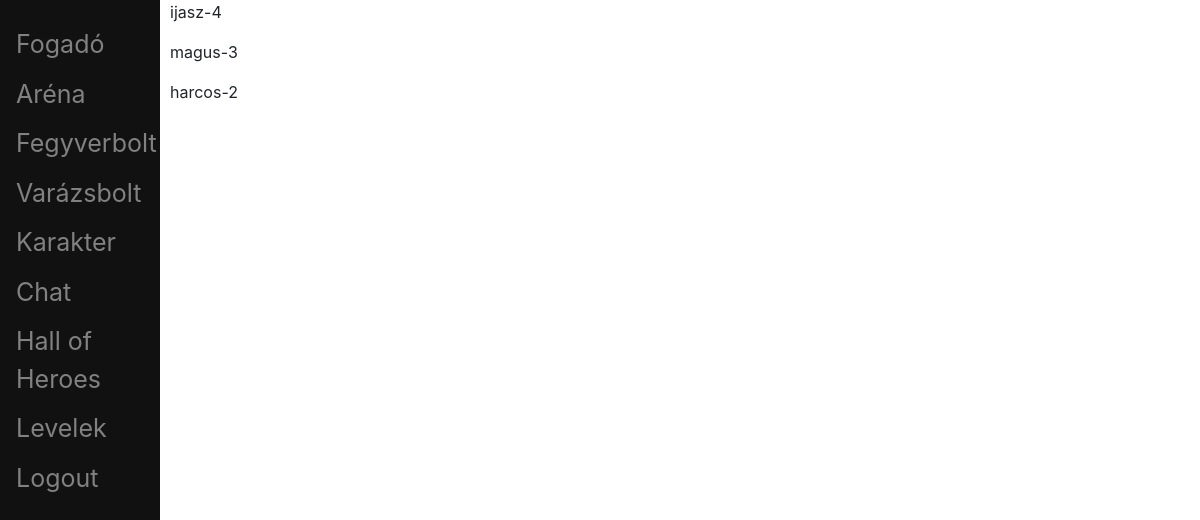
Before: /search/ (signed in) with the older database file.
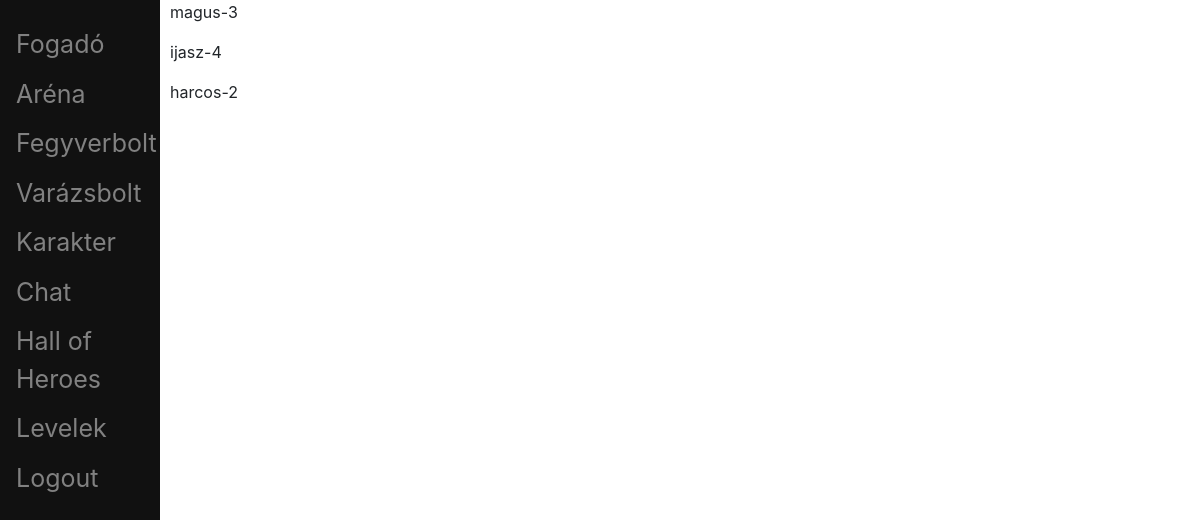
After: the same page with the newer database file.
### account/models.py (models this page shows, shortened)
class Character(models.Model):
	account = models.OneToOneField(Account, on_delete=models.CASCADE, primary_key=True)
	ROLES = (
		('warrior', 'warrior'),
		('mage', 'mage'),
		('scout', 'scout'),
	)
	character_type	= models.CharField(verbose_name = 'character type', max_length = 20, choices=ROLES, default='')
	level			= models.DecimalField(verbose_name='level', max_digits=19, decimal_places=0, default = 1) #szint
	strength		= models.DecimalField(verbose_name='strength', max_digits=19, decimal_places=0, default = 8) #erő
	skill 			= models.DecimalField(verbose_name='skill', max_digits=19, decimal_places=0, default = 6) #ügyesség
	intelligence	= models.DecimalField(verbose_name='intelligence', max_digits=19, decimal_places=0, default = 7) #értelem
	health_point	= models.DecimalField(verbose_name='health point', max_digits=19, decimal_places=0, default = 10) #életerő
	fortune 		= models.DecimalField(verbose_name='fortune', max_digits=19, decimal_places=0, default = 8) #szerencse
	shield 			= models.DecimalField(verbose_name='shield', max_digits=19, decimal_places=0, default = 0) #páncél
	rank			= models.DecimalField(verbose_name='rank', max_digits=19, decimal_places=0, blank = True, null = True) #helyezes
	honor			= models.DecimalField(verbose_name='honor', max_digits=19, decimal_places=0, default = 1) #becsuletpont
	def __str__ (self):
		return self.account.username

class Account(AbstractBaseUser):
	username		= models.CharField(verbose_name = 'username', max_length = 20, unique = True)
	email 			= models.EmailField(verbose_name = 'email', max_length = 128, unique = True)
	date_joined		= models.DateTimeField(verbose_name = 'date joined', auto_now_add = True)
	last_login		= models.DateTimeField(verbose_name = 'last login', auto_now = True)
	is_admin		= models.BooleanField(default=False)
	is_superuser	= models.BooleanField(default=False)
	is_staff		= models.BooleanField(default=False)
	is_active		= models.BooleanField(default=True) # - lehet false pl email-es aktivalas
	profile_image		= models.ImageField(null=True, blank=True, upload_to=profile_image_path)
	objects = CustomAccountManager()
	USERNAME_FIELD 	= 'username'
	REQUIRED_FIELDS	= ['email']

### core/views.py (the view)
# urls.py: path('search/', users_search_view, name='search'),
@login_required(login_url='login')
def users_search_view(request):
	users = Account.objects.all()
	characters = []
	for user in users:
		if not user.is_admin:
			characters.append(Character.objects.get(account=user))
	characters = sorted(characters, key=attrgetter('honor','level','account.username'), reverse=True)
	context = {'characters': characters}
	return render(request, 'core/search_users.html', context)

### core/templates/core/search_users.html (shortened to what this page needs)
{% extends 'base.html' %}
{% block content %}
<div class="main">
	{% for character in characters %}
		<p id="all-user-list">{{character}}-{{character.account.id}}</p>
	{% endfor %}
</div>
{% endblock %}

Changed rows visible on the page:
changed Character "magus": moves up the list
